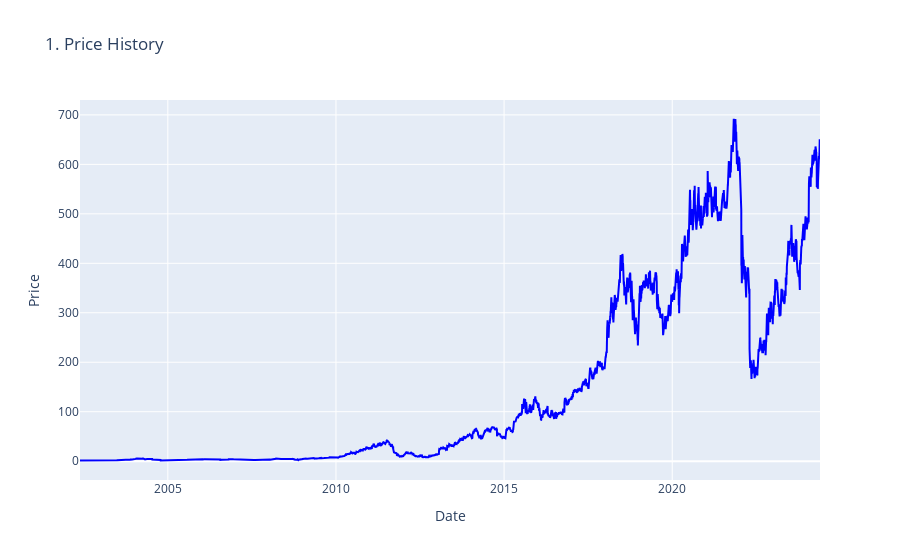

Here is the notebook cell this chart was saved with:
### Code cell
df['Return'] = df['Adj Close'].pct_change()
fig1 = go.Figure()
fig1.add_trace(go.Scatter(x=df['Date'], y=df['Adj Close'], 
                         mode='lines', name='Price', line=dict(color='blue')))
fig1.update_layout(title='1. Price History', xaxis_title='Date', yaxis_title='Price')
fig1.show()

### Figure 1 — Plotly figure (JSON) as saved in the notebook; plotly's stock layout.template omitted (floating-point values rounded to 4 significant figures; data arrays with more than 128 entries replaced by an {"elided": "..."} marker saying what was removed)
{"data": [{"line": {"color": "blue"}, "mode": "lines", "name": "Price", "type": "scatter", "x": {"elided": "8038 str values"}, "y": {"elided": "8038 float values"}}], "layout": {"title": {"text": "1. Price History"}, "xaxis": {"title": {"text": "Date"}}, "yaxis": {"title": {"text": "Price"}}}}
